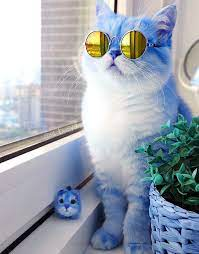
#> input picture image.jpg, 199 x 254 px
$ python q4.py
#> lines starting #> are read from the running program, lines starting #| are printed output that depends on the picture
import numpy as np
import cv2 as cv
from matplotlib import pyplot as plt

img = cv.imread('image.jpg', cv.IMREAD_COLOR_RGB)
#> img is the input picture: shape (254, 199, 3); mean B, G, R 175.9, 164.1, 155.8
pixel = img[100, 100]
#> pixel = [253, 253, 253]
print("number of pixels: ", pixel)
#| number of pixels:  [253 253 253]

dimensions = img.shape
#> dimensions = (254, 199, 3)
height = img.shape[0]
#> height = 254
width = img.shape[1]
#> width = 199
channels = img.shape[2]
#> channels = 3
size1 = img.size
#> size1 = 151638

# dimensions of the image == img.shape
print('Image Dimension    : ',dimensions)
#| Image Dimension    :  (254, 199, 3)
print('Image Height       : ',height)
#| Image Height       :  254
print('Image Width        : ',width)
#| Image Width        :  199
print('Number of Channels : ',channels)
#| Number of Channels :  3
print('Image Size  :', size1)
#| Image Size  : 151638

## Splitting the image into its three channels (slow method)
# b,g,r = cv.split(img)
# img = cv.merge((b,g,r))

## Splitting the image into its three channels (fast method using numpy indexing)
b = img[:,:,0]
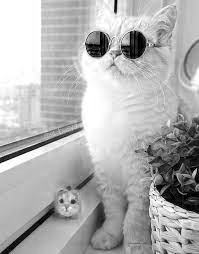
#> b: shape (254, 199); min 0, max 255, mean 175.9

BLUE = [255,0,0]
replicate = cv.copyMakeBorder(img,10,10,10,10,cv.BORDER_REPLICATE)
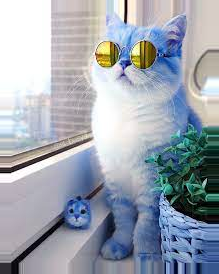
#> replicate: shape (274, 219, 3); mean B, G, R 175.6, 164.7, 157.2
reflect = cv.copyMakeBorder(img,10,10,10,10,cv.BORDER_REFLECT)
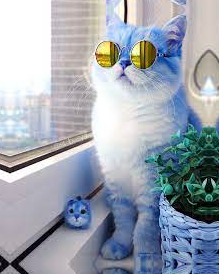
#> reflect: shape (274, 219, 3); mean B, G, R 175.6, 164.4, 156.7
reflect101 = cv.copyMakeBorder(img,10,10,10,10,cv.BORDER_REFLECT_101)
wrap = cv.copyMakeBorder(img,10,10,10,10,cv.BORDER_WRAP)
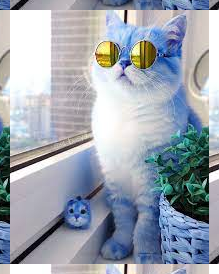
#> wrap: shape (274, 219, 3); mean B, G, R 175.6, 164.4, 156.7
constant= cv.copyMakeBorder(img,10,10,10,10,cv.BORDER_CONSTANT,value=BLUE)
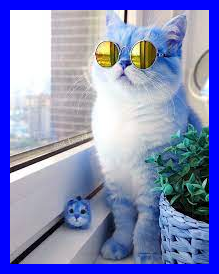
#> constant: shape (274, 219, 3); mean B, G, R 188.4, 138.2, 131.2
plt.subplot(231),plt.imshow(img,'gray'),plt.title('ORIGINAL')
plt.subplot(232),plt.imshow(replicate,'gray'),plt.title('REPLICATE')
plt.subplot(233),plt.imshow(reflect,'gray'),plt.title('REFLECT')
plt.subplot(234),plt.imshow(reflect101,'gray'),plt.title('REFLECT_101')
plt.subplot(235),plt.imshow(wrap,'gray'),plt.title('WRAP')
plt.subplot(236),plt.imshow(constant,'gray'),plt.title('CONSTANT')
plt.show()
#> figure, not shown here; B, G, R data is drawn as R, G, B

## BGR to Gray scale conversion
image = cv.cvtColor(img, cv.COLOR_BGR2GRAY )
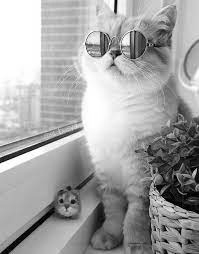
#> image: shape (254, 199); min 0, max 255, mean 162.9
cv.imshow('Image', image)
cv.waitKey(0)
cv.destroyAllWindows()

## Image resizing
scale = 60
width = int(img.shape[1] * scale / 100)
#> width = 119
height = int(img.shape[0] * scale / 100)
#> height = 152
dim = (width, height)
#> dim = (119, 152)

resized = cv.resize(img, dim, interpolation=cv.INTER_AREA)
print('Resized Dimensions : ', resized.shape)
#| Resized Dimensions :  (152, 119, 3)

cv.imshow("Resized image", resized)
cv.waitKey(0)
cv.destroyAllWindows()

# Downscale with resize()
print('Original Dimensions : ', img.shape)
#| Original Dimensions :  (254, 199, 3)

scale = 60  # percent of original size
width = int(img.shape[1] * scale / 100)
height = int(img.shape[0] * scale / 100)
dim = (width, height)

resized = cv.resize(img, dim, interpolation=cv.INTER_AREA)

print('Resized Dimensions : ', resized.shape)
#| Resized Dimensions :  (152, 119, 3)

cv.imshow("Resized image", resized)
cv.waitKey(0)
cv.destroyAllWindows()

# Upscale with resize()
print('Original Dimensions : ', img.shape)
#| Original Dimensions :  (254, 199, 3)

scale = 150  # percent of original size
width = int(img.shape[1] * scale / 100)
#> width = 298
height = int(img.shape[0] * scale / 100)
#> height = 381
dim = (width, height)
#> dim = (298, 381)
# resize image
resized = cv.resize(img, dim, interpolation=cv.INTER_AREA)
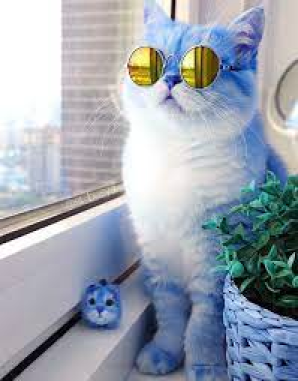
#> resized: shape (381, 298, 3); mean B, G, R 175.9, 164.1, 155.8

print('Resized Dimensions : ', resized.shape)
#| Resized Dimensions :  (381, 298, 3)

cv.imshow("Resized image", resized)
cv.waitKey(0)
cv.destroyAllWindows()
